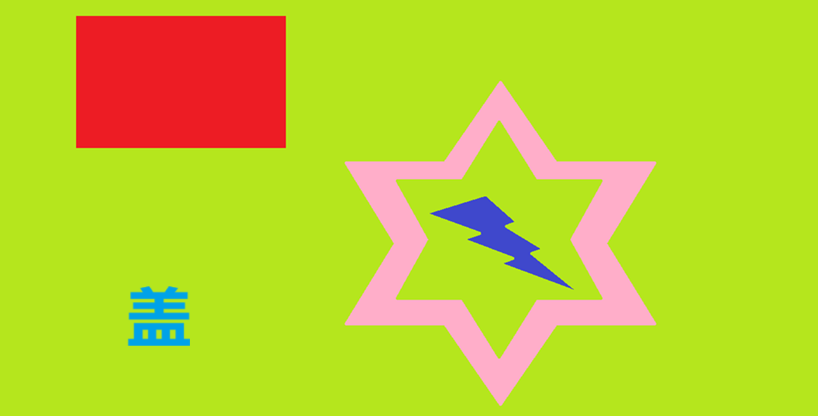
#> input picture image/work4.png, 818 x 416 px
$ jupyter execute '凸包检测.ipynb'
#> lines starting #> are read from the running program, lines starting #| are printed output that depends on the picture; after the words box and inside, x2 and y2 are one past the last pixel; in counts of white or black regions, pixels touching at a corner belong together
[cell 1]
# -*- coding: utf-8 -*-
import cv2
import numpy as np

# ============================================
# 1️⃣ 读取图像
# ============================================
image_np = cv2.imread("../image/work4.png")
#> image_np is the input picture: shape (416, 818, 3); mean B, G, R 46.3, 207.1, 188.9

# 转换为灰度图
image_gray = cv2.cvtColor(image_np, cv2.COLOR_BGR2GRAY)
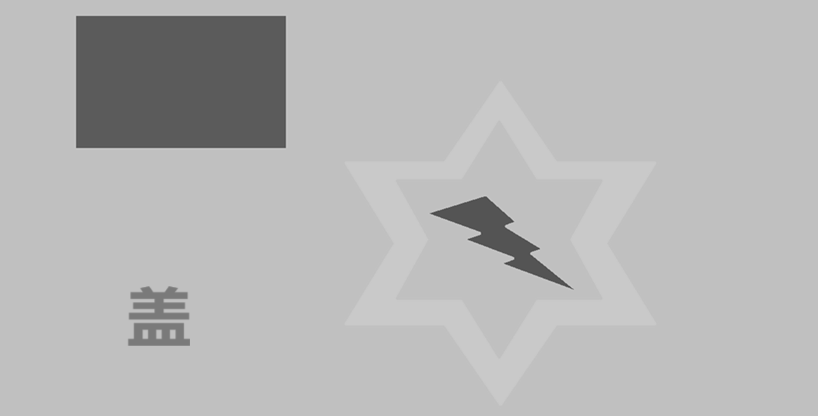
#> image_gray: shape (416, 818); min 65, max 209, mean 182.9

# ============================================
# 2️⃣ 二值化处理
# ============================================
# cv2.threshold(src, thresh, maxval, type)
#   - src：输入灰度图像
#   - thresh：阈值（127 表示灰度分界）
#   - maxval：满足条件的像素被赋予的最大值（通常 255）
#   - type：阈值化类型
#       cv2.THRESH_BINARY      →  大于阈值为255，否则为0
#       cv2.THRESH_BINARY_INV  →  大于阈值为0，否则为255
_, image_thresh = cv2.threshold(image_gray, 127, 255, cv2.THRESH_BINARY_INV)
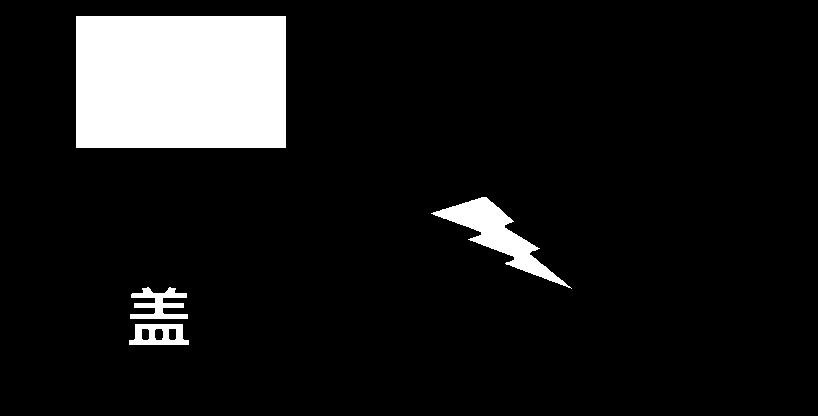
#> image_thresh: shape (416, 818); 9.7% white; 4 white regions

# ============================================
# 3️⃣ 查找轮廓
# ============================================
# cv2.findContours(image, mode, method[, offset])
# --------------------------------------------
# 参数：
#   image：输入的二值图像（非零像素视为前景）
#   mode ：轮廓检索模式
#       cv2.RETR_EXTERNAL ：仅检测最外层轮廓
#       cv2.RETR_TREE     ：建立完整的层级关系
#   method：轮廓近似方法
#       cv2.CHAIN_APPROX_SIMPLE ：压缩冗余点，仅保留拐点
# 返回：
#   contours ：列表，每个元素是一条轮廓（N×1×2 数组）
#   hierarchy：层级信息（形状为 (1, N, 4)）
contours, hierarchy = cv2.findContours(
    image_thresh,
    cv2.RETR_EXTERNAL,
    cv2.CHAIN_APPROX_SIMPLE
)
#> contours = 4 contours; box (x1, y1, x2, y2) and area: (76, 16, 286, 148) 27379, (431, 197, 572, 289) 3166, (129, 324, 189, 345) 992, (130, 287, 188, 319) 826

# ============================================
# 4️⃣ 计算并绘制凸包
# ============================================
# cv2.convexHull(points[, hull[, clockwise[, returnPoints]]]) → hull
# ------------------------------------------------------------
# 参数说明：
#   points：输入的轮廓点集（来自 findContours）
#   hull：可选参数，用于存储输出（通常省略）
#   clockwise：
#       - True  → 输出的点按顺时针方向排列
#       - False → 输出的点按逆时针方向排列（默认）
#   returnPoints：
#       - True  → 返回凸包上的坐标点（默认）
#       - False → 返回凸包点的索引（用于匹配轮廓点）
#
# 返回：
#   hull：凸包点的坐标集（与轮廓同类型的 N×1×2 数组）
#
# 说明：
#   凸包是包围轮廓的最小凸多边形，可用于形状分析、物体包围框计算等。
#   若想检测物体是否是凸形，可用 cv2.isContourConvex(contour)
image_hull = image_np.copy()  # 复制原图用于绘制

for i, contour in enumerate(contours):
    # 计算当前轮廓的凸包
    hull = cv2.convexHull(contour, returnPoints=True)

    # 绘制原始轮廓（蓝色）
    cv2.drawContours(image_hull, [contour], -1, (255, 0, 0), 2)

    # 绘制凸包（绿色）
    cv2.drawContours(image_hull, [hull], -1, (0, 255, 0), 2)

    # 标注编号
    x, y, w, h = cv2.boundingRect(contour)
    cv2.putText(image_hull, f"#{i}", (x, y - 5),
                cv2.FONT_HERSHEY_SIMPLEX, 0.6, (0, 255, 0), 2)
#> this loop made 4 passes
#> (x, y, w, h) on passes 1 to 3: (129, 324, 60, 21), (130, 287, 58, 32), (431, 197, 141, 92)
#> (contour, hull, x, y, w, h) on pass 4: ([[76, 16], [76, 147], [285, 147], [285, 16]], [[285, 16], [285, 147], [76, 147], [76, 16]], 76, 16, 210, 132)
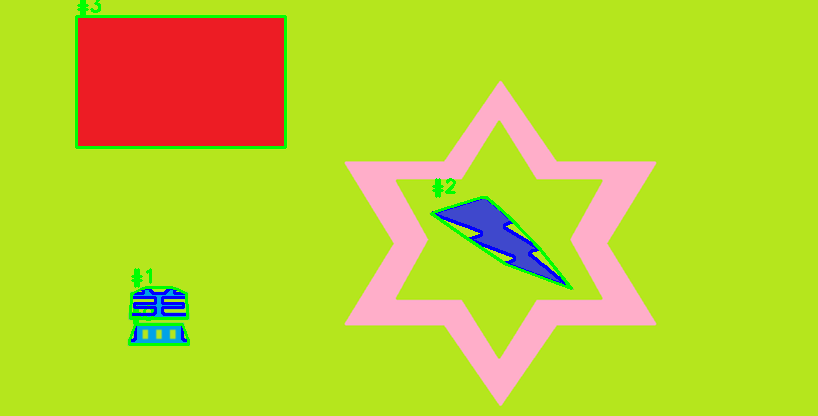
#> image_hull: shape (416, 818, 3); 1.89% of pixels changed, all inside (x1, y1, x2, y2) = (75, 0, 573, 346)

# ============================================
# 5️⃣ 计算并输出相关属性
# ============================================
print(f"检测到 {len(contours)} 个轮廓")
#| 检测到 4 个轮廓

for i, c in enumerate(contours):
    area = cv2.contourArea(c)               # 轮廓面积
    hull = cv2.convexHull(c)                # 凸包点集
    hull_area = cv2.contourArea(hull)       # 凸包面积
    solidity = float(area) / hull_area if hull_area != 0 else 0  # 凸度（轮廓面积 / 凸包面积）
    perimeter = cv2.arcLength(c, True)      # 轮廓周长
    convex = cv2.isContourConvex(c)         # 是否为凸形

    print(f"轮廓 {i}: 面积={area:.2f}, 周长={perimeter:.2f}, 凸包面积={hull_area:.2f}, 凸度={solidity:.3f}, 是否凸形={convex}")
#> this loop made 4 passes
#> (area, hull_area, solidity, perimeter, convex) on passes 1 to 3: (992, 1084, 0.915, 155.7, False), (826.5, 1648.5, 0.501, 356.2, False), (3165.5, 4339, 0.73, 441.5, False)
#> (c, area, hull, hull_area, solidity, perimeter, convex) on pass 4: ([[76, 16], [76, 147], [285, 147], [285, 16]], 27379, [[285, 16], [285, 147], [76, 147], [76, 16]], 27379, 1, 680, True)
#| 轮廓 0: 面积=992.00, 周长=155.66, 凸包面积=1084.00, 凸度=0.915, 是否凸形=False
#| 轮廓 1: 面积=826.50, 周长=356.18, 凸包面积=1648.50, 凸度=0.501, 是否凸形=False
#| 轮廓 2: 面积=3165.50, 周长=441.49, 凸包面积=4339.00, 凸度=0.730, 是否凸形=False
#| 轮廓 3: 面积=27379.00, 周长=680.00, 凸包面积=27379.00, 凸度=1.000, 是否凸形=True

# ============================================
# 6️⃣ 显示结果
# ============================================
cv2.imshow("Binary Image", image_thresh)
cv2.imshow("Convex Hull Detection", image_hull)
cv2.waitKey(0)
cv2.destroyAllWindows()
